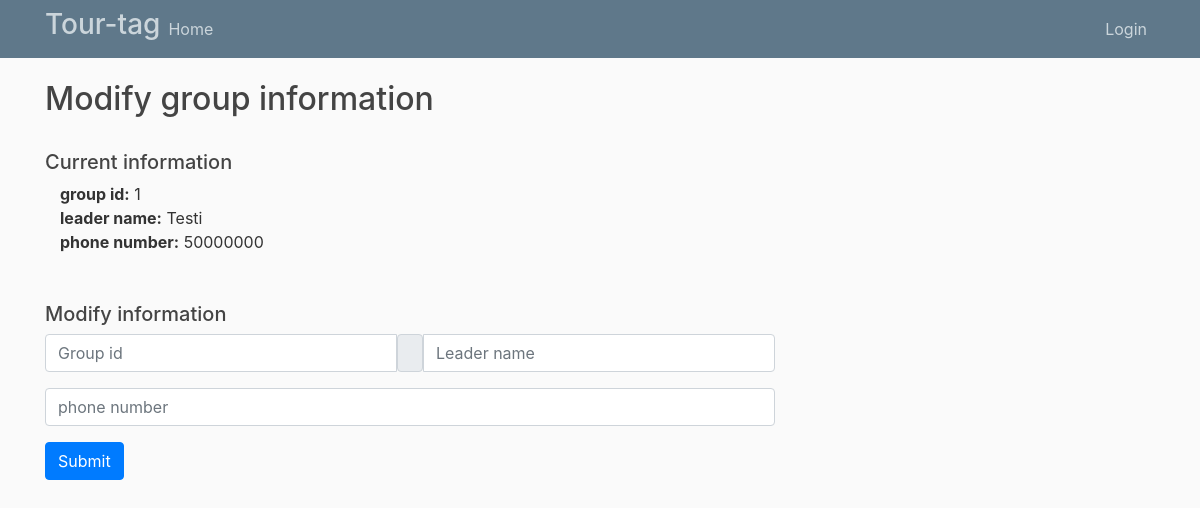
Page /group/ on the committed database.
### users/models.py (models this page shows)
class Group(models.Model):
    group_id = models.IntegerField()
    group_leader = models.CharField(max_length=100)
    phone_number = models.IntegerField()

### users/views.py (the view, shortened to what this page needs)
# urls.py: path('group/', views.group, name='group'),
def group(request):
    group = Group.objects.get(id='1')
    return render(request, 'group.html',{'group': group})

### users/templates/group.html (shortened to what this page needs)
{% extends "base.html" %}
{% block content %}
<h2>Modify group information</h2>
<br>
<h5>Current information</h5>
                <div class="col">
                    <b>group id:</b> {{group.group_id}}
                </div>
                <div class="col">
                    <b>leader name:</b> {{group.group_leader}}
                </div>
                <div class="col">
                    <b>phone number:</b> {{group.phone_number}}
                </div>
<br>
<br>
<h5>Modify information</h5>
<form method="POST">
    <div class="input-group mb-3">
    <input type="text" name="groupid" class="form-control" id="formGroupExampleInput" placeholder="Group id">
    <span class="input-group-text"></span>
    <input type="text" name="leadername"class="form-control" id="formGroupExampleInput2" placeholder="Leader name">
    </div>
    <div class="input-group mb-3">
    <input type="text" name="number" class="form-control" id="formGroupExampleInput" placeholder="phone number">
    </div>
    <button type="submit" name="update_group" class="btn btn-primary">Submit</button>
</form>
{% endblock content %}

### users/static/users/main.css (style rules this page uses)
body { background: #fafafa; color: #333333; margin-top: 5rem; }
h1, h2, h3, h4, h5, h6 { color: #444444; }

### rows in the picture
Group: group_id "1", group_leader "Testi", phone_number "50000000"
